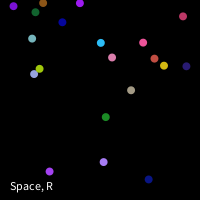
Frame 1 (no input)
Frame 60 (the mouse pressed at the canvas centre just before this capture): identical to frame 1, image omitted
Frame 120 (the mouse held since frame 60 and released just before this capture): identical to frame 1, image omitted

The Processing sketch that drew this single still picture (run headless with seeded random() and noise(); from frame 60 on, the mouse is pressed at the canvas centre):

// Processing sketch: BallNetz
// ── BallNetz.pde
Ball[] balls;
Link[] links;
int linkn;
boolean start = false;

void setup() {
  size(200, 200);
  balls = new Ball[20];
  for (int i = 0; i < balls.length; i++) {
    balls[i] = new Ball(width, height, 8);
  }
  links = new Link[500];
  linkn = 0;
}

void draw() {
  background(0);
  for (int i = 0; i < balls.length; i++) {
    balls[i].render();
  }
  for (int i = 0; i < linkn; i++) {
    links[i].render();
  }
  
  if (start) {
    for (int i = 0; i < balls.length; i++) {
      balls[i].update();
    }
    for (int i = 0; i < balls.length; i++) {
      for (int j = i+1; j < balls.length; j++) {
        if (collide(balls[i], balls[j]) && linkn < links.length) {
          links[linkn] = new Link(balls[i], balls[j]);
          linkn++;
        }
      }
    }
  }
  fill(255);
  text("Space, R", 10, height-10);
}

boolean collide(Ball b1, Ball b2) {
  if (abs(b1.pos.x - b2.pos.x) <= b1.d / 2 && abs(b1.pos.y - b2.pos.y) <= b1.d / 2) {
    return true;
  }
  return false;
}

void keyPressed() {
  if (key == 32) {
    start = !start;
  }
  
  else if (key == 'r' || key == 'R') {
      balls = new Ball[20];
      for (int i = 0; i < balls.length; i++) {
        balls[i] = new Ball(width, height, 8);
      }
      links = new Link[500];
      linkn = 0;
  }
}

// ── Ball.pde
class Ball {
   PVector pos;
   PVector speed;
   int d;
   color c = color(random(255), random(255), random(255));
   
   Ball (int w, int h, int du) {
     pos = new PVector(random(du/2, w-du/2), random(d/2, h-d/2));
     speed = new PVector(random(-2, 2), random(-2, 2));
     d = du;
   }
   
   void update() {
     pos.add(speed);
     if (pos.x < d / 2 || pos.x > width - d/2) {
       speed.x*=-1;
     }
     if (pos.y < d / 2 || pos.y > height - d/2) {
       speed.y*=-1;
     }
   }
   
   void render() {
     noStroke();
     fill(c);
     ellipse(pos.x, pos.y, d, d);
   }
}

// ── Link.pde
class Link {
  Ball ball1;
  Ball ball2;
  
  Link(Ball b1, Ball b2) {
    ball1 = b1;
    ball2 = b2;
  }
  
  void render() {
    stroke(255);
    line(ball1.pos.x, ball1.pos.y, ball2.pos.x, ball2.pos.y);
  }
}
